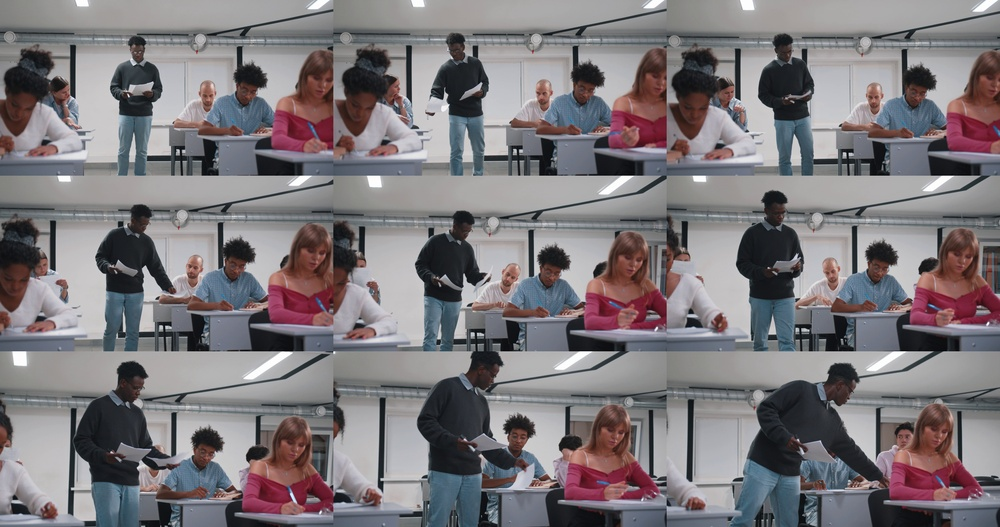
#> input picture Friday 08:30 - 10:30/E22CSEU0921_CV_ LABS/collage.jpg, 1000 x 527 px, shrunk from 6144 x 3240 before the run, given in place of lena.png, which was not available
$ jupyter execute cv_lab10.ipynb   (shell and % lines are left out)
#> lines starting #> are read from the running program, lines starting #| are printed output that depends on the picture; pictures that were not available may be replaced by others from this repository, and a replacement may not be noted
[cell 1]
import cv2
import numpy as np
from skimage.metrics import peak_signal_noise_ratio, structural_similarity, mean_squared_error
from skimage.restoration import denoise_wavelet
from skimage.util import random_noise
import matplotlib.pyplot as plt

def load_image(image_path):
    """Load an image in grayscale"""
#> called with image_path = '/content/lena.png'
    img = cv2.imread(image_path, cv2.IMREAD_GRAYSCALE)
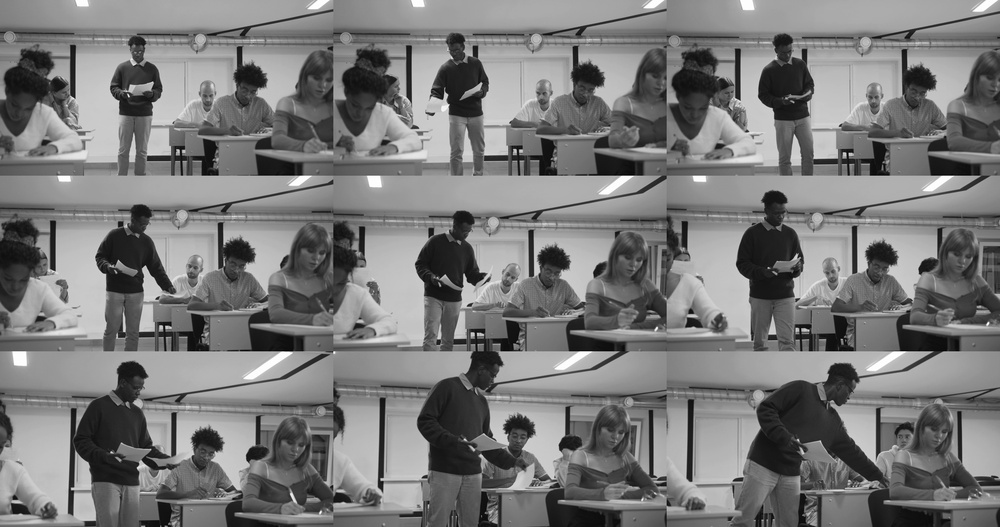
#> img: shape (527, 1000); min 0, max 255, mean 121.2
    if img is None:
        raise ValueError(f"Image not found at {image_path}")
    return img

def add_gaussian_noise(image, mean=0, var=0.01):
    """Add Gaussian noise to an image"""
#> called with mean = 0, var = 0.01
    noisy = random_noise(image, mode='gaussian', mean=mean, var=var)
    return (noisy * 255).astype(np.uint8)

def median_filter_denoise(noisy_img, kernel_size=3):
    """Apply median filter denoising"""
#> called with kernel_size = 3
    return cv2.medianBlur(noisy_img, kernel_size)

def wavelet_denoise(noisy_img):
    """Apply wavelet denoising"""
    # Convert to float in [0,1] range
    img_float = noisy_img.astype(np.float32) / 255.0
    denoised = denoise_wavelet(img_float, channel_axis=None, rescale_sigma=True)
    return (denoised * 255).astype(np.uint8)

def noise2void_denoise(noisy_img):
    """Apply Noise2Void denoising (simplified implementation)"""
    # Note: Full Noise2Void requires training a model
    # Here we'll use a simple approximation with non-local means
    return cv2.fastNlMeansDenoising(noisy_img, None, h=10, templateWindowSize=7, searchWindowSize=21)

def evaluate_denoising(original, denoised):
    """Calculate evaluation metrics"""
    mse = mean_squared_error(original, denoised)
#> mse = 0
    psnr = peak_signal_noise_ratio(original, denoised)
#> psnr = inf
    ssim = structural_similarity(original, denoised)
#> ssim = 1
    return {'MSE': mse, 'PSNR': psnr, 'SSIM': ssim}

def compare_denoising_methods(image_path):
    """Compare denoising methods on a sample image"""
    # Load and prepare image
    original = load_image(image_path)
    noisy = add_gaussian_noise(original)

    # Apply denoising methods
    median_denoised = median_filter_denoise(noisy)
    wavelet_denoised = wavelet_denoise(noisy)
    n2v_denoised = noise2void_denoise(noisy)

    # Evaluate results
    results = {
        'Original': evaluate_denoising(original, original),
        'Noisy': evaluate_denoising(original, noisy),
        'Median Filter': evaluate_denoising(original, median_denoised),
        'Wavelet': evaluate_denoising(original, wavelet_denoised),
        'Noise2Void': evaluate_denoising(original, n2v_denoised)
    }

    # Display images
    plt.figure(figsize=(15, 10))

    images = [
        ('Original', original),
        ('Noisy', noisy),
        ('Median Filter', median_denoised),
        ('Wavelet Denoising', wavelet_denoised),
        ('Noise2Void', n2v_denoised)
    ]

    for i, (title, img) in enumerate(images, 1):
        plt.subplot(2, 3, i)
        plt.imshow(img, cmap='gray')
        plt.title(title)
        plt.axis('off')
#> this loop made 5 passes
#> title on passes 1 to 5: 'Original', 'Noisy', 'Median Filter', 'Wavelet Denoising', 'Noise2Void'

    plt.tight_layout()
    plt.show()
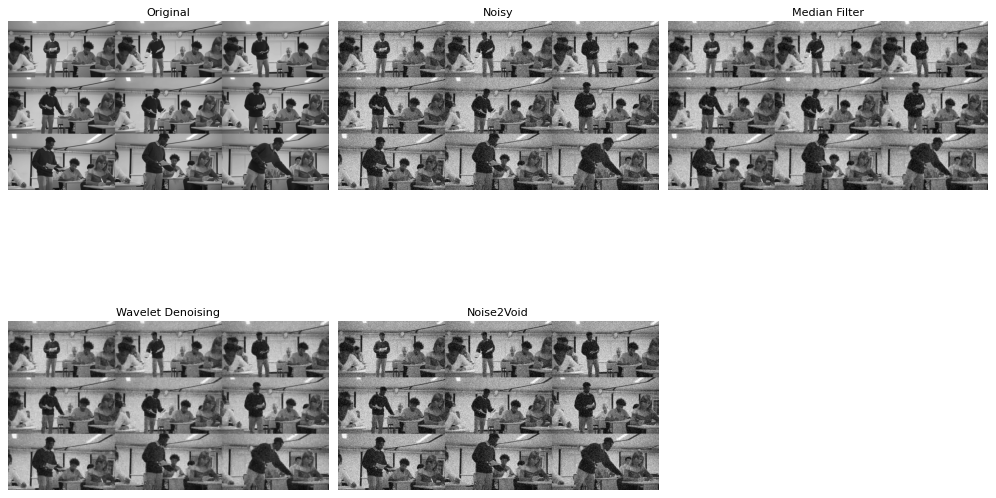
#> figure drawn by matplotlib, 5 panels

    # Print metrics
    print("\nDenoising Performance Metrics:")
    print(f"{'Method':<15} {'MSE':<10} {'PSNR':<10} {'SSIM':<10}")
    for method, metrics in results.items():
        print(f"{method:<15} {metrics['MSE']:<10.2f} {metrics['PSNR']:<10.2f} {metrics['SSIM']:<10.4f}")
#> this loop made 5 passes
#> (method, metrics) on passes 1 to 5: ('Original', {'MSE': 0, 'PSNR': inf, 'SSIM': 1}), ('Noisy', {'MSE': 628.4, 'PSNR': 20.15, 'SSIM': 0.415}), ('Median Filter', {'MSE': 170.3, 'PSNR': 25.82, 'SSIM': 0.654}), ('Wavelet', {'MSE': 159.7, 'PSNR': 26.1, 'SSIM': 0.709}), ('Noise2Void', {'MSE': 627.2, 'PSNR': 20.16, 'SSIM': 0.416})
#| Original        0.00       inf        1.0000
#| Noisy           628.37     20.15      0.4151
#| Median Filter   170.32     25.82      0.6539
#| Wavelet         159.66     26.10      0.7092
#| Noise2Void      627.23     20.16      0.4156

# Example usage
compare_denoising_methods('/content/lena.png')

[cell 2]
import cv2
import numpy as np
import os
import matplotlib.pyplot as plt

# Function to extract frames from the video
def extract_frames(video_path, output_folder):
#> called with video_path = '/content/2932301-uhd_4096_2160_24fps.mp4', output_folder = 'frames'
    cap = cv2.VideoCapture(video_path)
    frame_count = 0
    while True:
        ret, frame = cap.read()
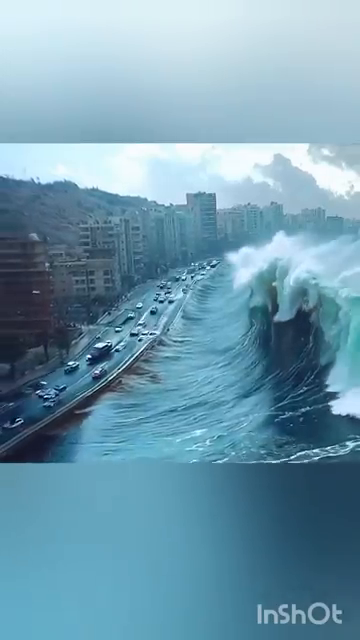
#> input picture frame 31 of Friday 08:30 - 10:30/E22CSEU1069_Adv_Cv_Labs/LAB_10/videoplayback.mp4, 360 x 640 px, given in place of 2932301-uhd_4096_2160_24fps.mp4, which was not available
#> frame is the input picture: shape (640, 360, 3); mean B, G, R 174.5, 154.9, 113.1
        if not ret:
            break
        # Save each frame as an image in the output folder
        cv2.imwrite(f"{output_folder}/frame_{frame_count}.jpg", frame)
        frame_count += 1
    cap.release()
    print(f"Frames extracted and saved to {output_folder}")

# Function for adaptive thresholding
def adaptive_thresholding(frame):
    return cv2.adaptiveThreshold(frame, 255, cv2.ADAPTIVE_THRESH_MEAN_C, cv2.THRESH_BINARY, 11, 2)

# Function for Gaussian smoothing
def gaussian_smoothing(frame):
    return cv2.GaussianBlur(frame, (5, 5), 0)

# Function for Canny edge detection
def canny_edge_detection(frame):
    return cv2.Canny(frame, 100, 200)

# Function for bitwise NOT operation
def bitwise_not(frame):
    return cv2.bitwise_not(frame)

# Function to process frames of the video
# [53 lines left out: functions process_video, recreate_video, create_collage, not called in this run]

# Example usage
video_path = '/content/2932301-uhd_4096_2160_24fps.mp4'  # Path to the input video
output_folder = 'frames'  # Folder to save frames
output_video_path = 'processed_video.mp4'  # Path to save processed video
collage_path = 'collage.jpg'  # Path to save the collage

# Create the output folder if it doesn't exist
if not os.path.exists(output_folder):
    os.makedirs(output_folder)

# Step 1: Extract frames from the video
extract_frames(video_path, output_folder)

# Step 2: Process the video frames
processed_frames = process_video(video_path, output_folder)

# Step 3: Recreate video from processed frames
recreate_video(processed_frames, output_video_path)

# Step 4: Create a collage of selected frames
create_collage(processed_frames, collage_path)
